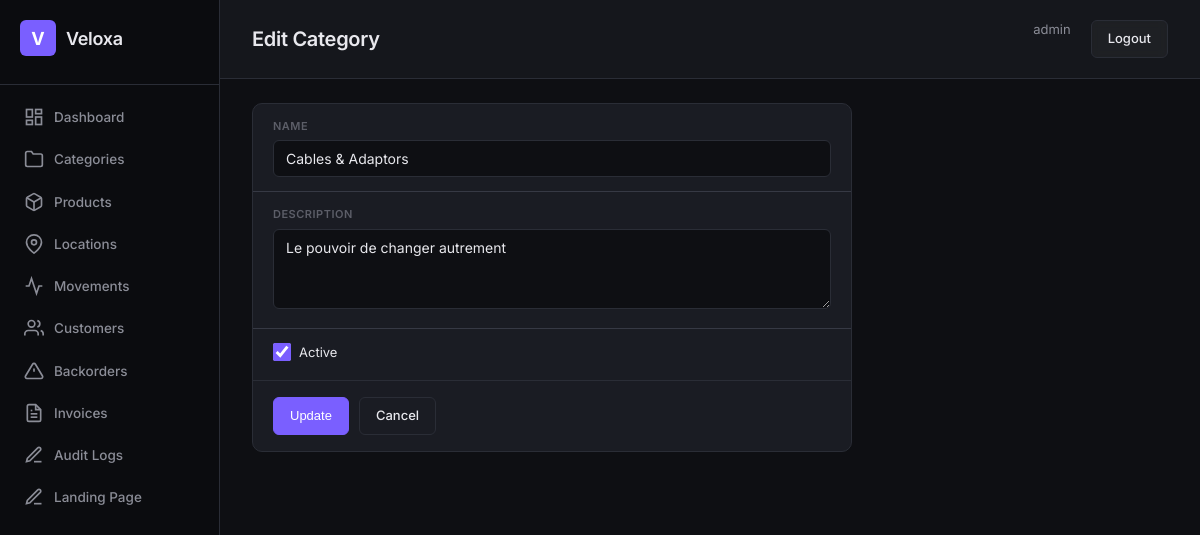
/categories/7/edit/ (signed in), run on the app's committed database.
### apps/accounts/models.py (models this page shows, shortened)
class User(AbstractUser):
    objects = TenantAwareUserManager()
    ROLE_CHOICES = [
        ("super_admin", "Super Admin"),
        ("warehouse_manager", "Warehouse Manager"),
        ("auditor", "Auditor"),
        ("viewer", "Read-Only Viewer"),
    ]
    role = models.CharField(max_length=32, choices=ROLE_CHOICES, default="viewer")
    phone = models.CharField(max_length=20, blank=True)
    tenant = models.ForeignKey(
        "tenants.Tenant", on_delete=models.CASCADE,
        null=True, blank=True, related_name="users",
    )
    class Meta:
        db_table = "accounts_user"
        verbose_name = "User"
        verbose_name_plural = "Users"

### apps/warehouse/models/product.py (models this page shows, shortened)
class Category(models.Model):
    name = models.CharField(max_length=100, unique=True)
    description = models.TextField(blank=True)
    is_active = models.BooleanField(default=True)
    created_at = models.DateTimeField(auto_now_add=True)
    tenant = models.ForeignKey(
        "tenants.Tenant", on_delete=models.CASCADE,
        null=True, blank=True, related_name="%(class)s_set",
    )
    objects = TenantAwareManager()
    class Meta:
        db_table = "warehouse_category"
        verbose_name_plural = "Categories"
        ordering = ["name"]

### config/views.py (the view, shortened to what this page needs)
# urls.py: path("categories/<int:pk>/edit/", views.category_update, name="category-update"),
@login_required
def category_update(request, pk):
    cat = get_object_or_404(Category, pk=pk)
    return render(request, "category_form.html", {"category": cat})

### apps/accounts/models.py (called while the page is built)
    def get_queryset(self):
        from apps.tenants.utils import get_current_tenant_id
        qs = super().get_queryset()
        tenant_id = get_current_tenant_id()
        if tenant_id is not None:
            return qs.filter(tenant_id=tenant_id)
        return qs

### apps/tenants/managers.py (called while the page is built)
    def get_queryset(self):
        qs = super().get_queryset()
        tenant_id = get_current_tenant_id()
        if tenant_id is not None:
            return qs.filter(tenant_id=tenant_id)
        return qs

### apps/tenants/utils.py (called while the page is built)
def set_current_tenant(tenant):
    _thread_local.tenant = tenant

def get_current_tenant():
    return getattr(_thread_local, "tenant", None)

def get_current_tenant_id():
    tenant = get_current_tenant()
    return tenant.id if tenant else None

### templates/category_form.html (shortened to what this page needs)
{% extends 'base.html' %}{% block page_title %}{% if category %}Edit Category{% else %}New Category{% endif %}{% endblock %}
{% block content %}
<div class="card form-card"><form method="post">{% csrf_token %}
  <div class="form-group"><label class="form-label">Name</label><input class="form-control" name="name" value="{{ category.name|default:'' }}" required></div>
  <div class="form-group"><label class="form-label">Description</label><textarea class="form-control" name="description">{{ category.description|default:'' }}</textarea></div>
  <div class="form-check"><input type="checkbox" name="is_active" id="is_active" {% if category.is_active or not category %}checked{% endif %}><label for="is_active">Active</label></div>
  <div class="form-actions"><button type="submit" class="btn btn-primary">{% if category %}Update{% else %}Create{% endif %}</button><a href="{% url 'category-list' %}" class="btn">Cancel</a></div>
</form></div>
{% endblock %}

### templates/base.html (shortened to what this page needs)
{% load static %}
<!DOCTYPE html>
<html lang="en">
<head>
  <link rel="stylesheet" href="{% static 'css/style.css' %}">
</head>
<body>
  <div class="layout">
    <aside class="sidebar">
      <div class="sidebar-brand">
        <div class="brand-icon">V</div>
        <span class="brand-text">Veloxa</span>
      </div>
      <nav class="sidebar-nav">
        <a href="{% url 'dashboard' %}" class="nav-item {% if active == 'dashboard' %}active{% endif %}">
          <svg width="20" height="20" viewBox="0 0 24 24" fill="none" stroke="currentColor" stroke-width="2"><rect x="3" y="3" width="7" height="9"/><rect x="14" y="3" width="7" height="5"/><rect x="14" y="12" width="7" height="9"/><rect x="3" y="16" width="7" height="5"/></svg>
          Dashboard
        </a>
        <a href="{% url 'category-list' %}" class="nav-item {% if active == 'categories' %}active{% endif %}">
          <svg width="20" height="20" viewBox="0 0 24 24" fill="none" stroke="currentColor" stroke-width="2"><path d="M22 19a2 2 0 0 1-2 2H4a2 2 0 0 1-2-2V5a2 2 0 0 1 2-2h5l2 3h9a2 2 0 0 1 2 2z"/></svg>
          Categories
        </a>
        <a href="{% url 'product-list' %}" class="nav-item {% if active == 'products' %}active{% endif %}">
          Products
        </a>
        <a href="{% url 'location-list' %}" class="nav-item {% if active == 'locations' %}active{% endif %}">
          <svg width="20" height="20" viewBox="0 0 24 24" fill="none" stroke="currentColor" stroke-width="2"><path d="M21 10c0 7-9 13-9 13s-9-6-9-13a9 9 0 0 1 18 0z"/><circle cx="12" cy="10" r="3"/></svg>
          Locations
        </a>
        <a href="{% url 'movement-list' %}" class="nav-item {% if active == 'movements' %}active{% endif %}">
          <svg width="20" height="20" viewBox="0 0 24 24" fill="none" stroke="currentColor" stroke-width="2"><polyline points="22 12 18 12 15 21 9 3 6 12 2 12"/></svg>
          Movements
        </a>
        <a href="{% url 'customer-list' %}" class="nav-item {% if active == 'customers' %}active{% endif %}">
          <svg width="20" height="20" viewBox="0 0 24 24" fill="none" stroke="currentColor" stroke-width="2"><path d="M17 21v-2a4 4 0 0 0-4-4H5a4 4 0 0 0-4 4v2"/><circle cx="9" cy="7" r="4"/><path d="M23 21v-2a4 4 0 0 0-3-3.87"/><path d="M16 3.13a4 4 0 0 1 0 7.75"/></svg>
          Customers
        </a>
        <a href="{% url 'backorder-list' %}" class="nav-item {% if active == 'backorders' %}active{% endif %}">
          <svg width="20" height="20" viewBox="0 0 24 24" fill="none" stroke="currentColor" stroke-width="2"><path d="M10.29 3.86L1.82 18a2 2 0 0 0 1.71 3h16.94a2 2 0 0 0 1.71-3L13.71 3.86a2 2 0 0 0-3.42 0z"/><line x1="12" y1="9" x2="12" y2="13"/><line x1="12" y1="17" x2="12.01" y2="17"/></svg>
          Backorders
        </a>
        <a href="{% url 'invoice-list' %}" class="nav-item {% if active == 'invoices' %}active{% endif %}">
          <svg width="20" height="20" viewBox="0 0 24 24" fill="none" stroke="currentColor" stroke-width="2"><path d="M14 2H6a2 2 0 0 0-2 2v16a2 2 0 0 0 2 2h12a2 2 0 0 0 2-2V8z"/><polyline points="14 2 14 8 20 8"/><line x1="16" y1="13" x2="8" y2="13"/><line x1="16" y1="17" x2="8" y2="17"/><polyline points="10 9 9 9 8 9"/></svg>
          Invoices
        </a>
        <a href="{% url 'audit-log-list' %}" class="nav-item {% if active == 'audit' %}active{% endif %}">
          <svg width="20" height="20" viewBox="0 0 24 24" fill="none" stroke="currentColor" stroke-width="2"><path d="M12 20h9"/><path d="M16.5 3.5a2.121 2.121 0 0 1 3 3L7 19l-4 1 1-4L16.5 3.5z"/></svg>
          Audit Logs
        </a>
        <a href="{% url 'landing-manage' %}" class="nav-item {% if active == 'landing' %}active{% endif %}">
          <svg width="20" height="20" viewBox="0 0 24 24" fill="none" stroke="currentColor" stroke-width="2"><path d="M12 20h9"/><path d="M16.5 3.5a2.121 2.121 0 0 1 3 3L7 19l-4 1 1-4L16.5 3.5z"/></svg>
          Landing Page
        </a>
      </nav>
    </aside>
    <main class="main">
      <header class="topbar">
        <h1 class="page-title">{% block page_title %}Dashboard{% endblock %}</h1>
        <div class="topbar-right">
          <a href="{% url 'profile' %}" style="color:var(--text-secondary);font-size:13px;margin-right:12px;text-decoration:none">{{ request.user.username }}</a>
          <a href="{% url 'logout' %}" class="btn btn-glass">Logout</a>
        </div>
      </header>
      <div class="content">
        {% block content %}{% endblock %}
      </div>
    </main>
  </div>
</body>
</html>

### static/css/style.css (style rules this page uses)
:root { --bg-primary: #0e0f13; --bg-secondary: #15171c; --bg-card: #1a1c23; --bg-card-hover: #1f2129; --bg-sidebar: #0b0c0f; --border: #2a2d36; --border-light: #363944; --text-primary: #e8e8ed; --text-secondary: #8b8d97; --text-muted: #5c5e68; --accent: #7a5fff; --accent-hover: #6b50e8; --accent-glow: rgba(122, 95, 255, 0.15); --success: #2ed573; --warning: #ffa502; --danger: #ff4757; --info: #3b82f6; --radius: 10px; --radius-sm: 6px; --shadow: 0 2px 8px rgba(0,0,0,.3); }
* { margin: 0; padding: 0; box-sizing: border-box; }
body { font-family: "Inter", -apple-system, BlinkMacSystemFont, sans-serif; background: var(--bg-primary); color: var(--text-primary); font-size: 14px; line-height: 1.5; }
.layout { display: flex; min-height: 100vh; }
.sidebar { width: 220px; background: var(--bg-sidebar); border-right: 1px solid var(--border); padding: 0; display: flex; flex-direction: column; position: fixed; top: 0; left: 0; height: 100vh; z-index: 100; backdrop-filter: blur(12px); }
.sidebar-brand { display: flex; align-items: center; gap: 10px; padding: 20px 20px 28px; border-bottom: 1px solid var(--border); }
.brand-icon { width: 36px; height: 36px; background: var(--accent); border-radius: var(--radius-sm); display: flex; align-items: center; justify-content: center; font-weight: 700; font-size: 18px; color: #fff; }
.brand-text { font-size: 18px; font-weight: 600; letter-spacing: -.3px; }
.sidebar-nav { padding: 12px 10px; display: flex; flex-direction: column; gap: 2px; }
.nav-item { display: flex; align-items: center; gap: 10px; padding: 10px 14px; color: var(--text-secondary); text-decoration: none; border-radius: var(--radius-sm); font-size: 13.5px; font-weight: 500; transition: all .15s; }
.main { margin-left: 220px; flex: 1; padding: 0; }
.topbar { display: flex; align-items: center; justify-content: space-between; padding: 20px 32px; border-bottom: 1px solid var(--border); background: var(--bg-secondary); position: sticky; top: 0; z-index: 50; backdrop-filter: blur(8px); }
.page-title { font-size: 20px; font-weight: 600; letter-spacing: -.3px; }
.topbar-right { display: flex; gap: 8px; }
.content { padding: 24px 32px; }
.card { background: var(--bg-card); border: 1px solid var(--border); border-radius: var(--radius); overflow: hidden; }
.btn { display: inline-flex; align-items: center; gap: 6px; padding: 8px 16px; border: 1px solid var(--border); border-radius: var(--radius-sm); background: var(--bg-card); color: var(--text-primary); font-size: 13px; font-weight: 500; cursor: pointer; transition: all .15s; text-decoration: none; }
.btn-glass { background: rgba(255,255,255,.04); backdrop-filter: blur(4px); }
.form-card { max-width: 600px; }
.form-group { padding: 14px 20px; border-bottom: 1px solid var(--border-light); }
.form-label { display: block; font-size: 11px; font-weight: 600; text-transform: uppercase; letter-spacing: .5px; color: var(--text-muted); margin-bottom: 6px; }
.form-control { width: 100%; padding: 9px 12px; background: var(--bg-primary); border: 1px solid var(--border); border-radius: var(--radius-sm); color: var(--text-primary); font-size: 14px; font-family: inherit; outline: none; transition: border-color .15s; }
textarea.form-control { min-height: 80px; resize: vertical; }
.form-check { display: flex; align-items: center; gap: 8px; padding: 14px 20px 18px; }
.form-check input { width: 18px; height: 18px; accent-color: var(--accent); cursor: pointer; }
.form-check label { font-size: 13px; cursor: pointer; }
.form-actions { display: flex; gap: 10px; padding: 16px 20px; border-top: 1px solid var(--border); }
.btn-primary { background: var(--accent); color: #fff; border-color: var(--accent); }

### data on the page
User: user.username "admin"
Category: name "Cables & Adaptors", description "Le pouvoir de changer autrement", is_active "☑"
